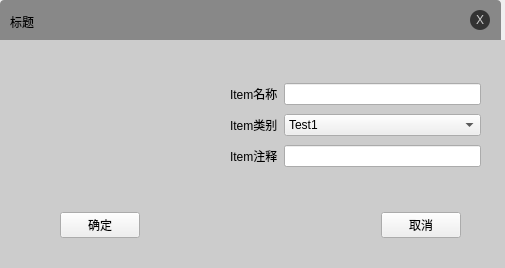
<?xml version="1.0" encoding="UTF-8"?>
<ui version="4.0">
 <class>MyItemidget</class>
 <widget class="QWidget" name="MyItemidget">
  <property name="geometry">
   <rect>
    <x>0</x>
    <y>0</y>
    <width>505</width>
    <height>268</height>
   </rect>
  </property>
  <property name="windowTitle">
   <string>Form</string>
  </property>
  <property name="styleSheet">
   <string notr="true">#centralWidget {
    background: #CCC;
}

#titleBarWidget {
    background: #888;
    min-height: 40px;
    max-height: 40px;
    border-top-left-radius: 4px;
    border-top-right-radius: 4px;
}

#titleBarWidget QPushButton {
    min-width: 20px;
    max-width: 20px;
    min-height: 20px;
    max-height: 20px;
    padding: 0;
    color: #CCC;
    background: #333;
    border: none;
    border-radius: 10px;
}

#titleLabel {
    font-size: 14px;
}</string>
  </property>
  <widget class="QWidget" name="titleBarWidget" native="true">
   <property name="geometry">
    <rect>
     <x>0</x>
     <y>0</y>
     <width>501</width>
     <height>40</height>
    </rect>
   </property>
   <widget class="QPushButton" name="btn_close">
    <property name="geometry">
     <rect>
      <x>470</x>
      <y>10</y>
      <width>20</width>
      <height>20</height>
     </rect>
    </property>
    <property name="text">
     <string>X</string>
    </property>
   </widget>
   <widget class="QLabel" name="lbl_title">
    <property name="geometry">
     <rect>
      <x>10</x>
      <y>11</y>
      <width>221</width>
      <height>21</height>
     </rect>
    </property>
    <property name="text">
     <string>标题</string>
    </property>
   </widget>
  </widget>
  <widget class="QWidget" name="centralWidget" native="true">
   <property name="geometry">
    <rect>
     <x>0</x>
     <y>40</y>
     <width>531</width>
     <height>231</height>
    </rect>
   </property>
   <property name="styleSheet">
    <string notr="true"/>
   </property>
   <widget class="QLabel" name="lbl_itemPicture">
    <property name="geometry">
     <rect>
      <x>50</x>
      <y>30</y>
      <width>131</width>
      <height>121</height>
     </rect>
    </property>
    <property name="text">
     <string/>
    </property>
   </widget>
   <widget class="QWidget" name="layoutWidget_2">
    <property name="geometry">
     <rect>
      <x>60</x>
      <y>170</y>
      <width>401</width>
      <height>30</height>
     </rect>
    </property>
    <layout class="QHBoxLayout" name="horizontalLayout">
     <item>
      <widget class="QPushButton" name="btn_ok">
       <property name="text">
        <string>确定</string>
       </property>
      </widget>
     </item>
     <item>
      <spacer name="horizontalSpacer">
       <property name="orientation">
        <enum>Qt::Horizontal</enum>
       </property>
       <property name="sizeHint" stdset="0">
        <size>
         <width>88</width>
         <height>20</height>
        </size>
       </property>
      </spacer>
     </item>
     <item>
      <widget class="QPushButton" name="btn_cancel">
       <property name="text">
        <string>取消</string>
       </property>
      </widget>
     </item>
    </layout>
   </widget>
   <widget class="QWidget" name="layoutWidget">
    <property name="geometry">
     <rect>
      <x>230</x>
      <y>40</y>
      <width>251</width>
      <height>93</height>
     </rect>
    </property>
    <layout class="QGridLayout" name="gridLayout">
     <item row="0" column="0">
      <widget class="QLabel" name="lbl_itemName">
       <property name="text">
        <string>Item名称</string>
       </property>
      </widget>
     </item>
     <item row="1" column="1">
      <widget class="QComboBox" name="comboBox_itemMyType">
       <item>
        <property name="text">
         <string>Test1</string>
        </property>
       </item>
       <item>
        <property name="text">
         <string>Test2</string>
        </property>
       </item>
      </widget>
     </item>
     <item row="1" column="0">
      <widget class="QLabel" name="lbl_itemMyType">
       <property name="text">
        <string>Item类别</string>
       </property>
      </widget>
     </item>
     <item row="0" column="1">
      <widget class="QLineEdit" name="txt_itemName"/>
     </item>
     <item row="2" column="0">
      <widget class="QLabel" name="lbl_itemToggle">
       <property name="text">
        <string>Item注释</string>
       </property>
      </widget>
     </item>
     <item row="2" column="1">
      <widget class="QLineEdit" name="txt_itemToggle"/>
     </item>
    </layout>
   </widget>
  </widget>
 </widget>
 <resources/>
 <connections/>
</ui>
